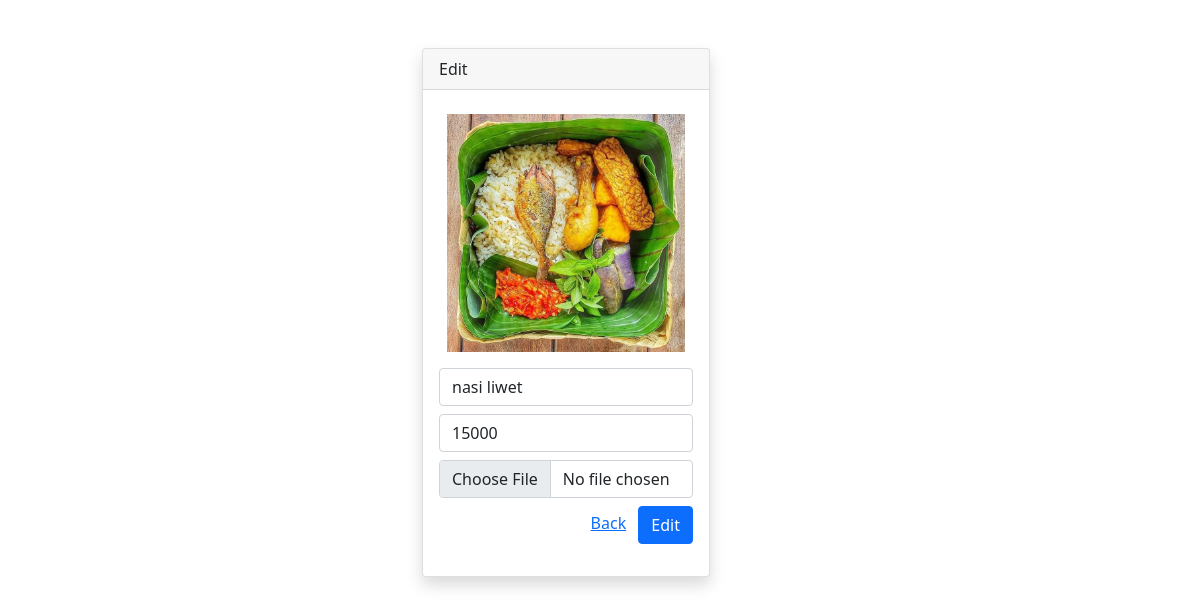
Page /menu/update.php?id=3 (signed in) on the committed database.
### tables this page shows
CREATE TABLE `tb_menu` (
  `id_menu` int(11) NOT NULL,
  `name_menu` varchar(255) NOT NULL,
  `price_menu` int(11) NOT NULL,
  `image_menu` varchar(255) NOT NULL
);

### menu/update.php (the view, shortened to what this page needs)
<?php
include "../function.php";
$id = $_GET["id"];
$data = mysqli_query($connection, "SELECT * FROM tb_menu WHERE id_menu = $id");
$menu = mysqli_fetch_assoc($data);
?>
<!DOCTYPE html>
<html lang="en">
<head>
    <link rel="stylesheet" href="../bootstrap/css/bootstrap.min.css">
</head>
<body>
    <div class="container">
        <div class="row mt-5 justify-content-center">
            <div class="col-md-4">
                <div class="card shadow" style="width: 18rem;">
                    <div class="card-header text-bold">
                        Edit
                    </div>
                    <div class="card-body">
                        <form method="post" enctype="multipart/form-data">
                            <img src="../img/<?= $menu['image_menu'] ?>" class="card-img-top p-2" alt="<?= $menu['image_menu'] ?>">
                            <div class="my-2">
                                <input type="text" name="name_menu" class="form-control" placeholder="Menu Name" value="<?= $menu["name_menu"] ?>">
                            </div>
                            <div class="mb-2">
                                <input type="number" name="price_menu" class="form-control" placeholder="Price Menu" value="<?= $menu["price_menu"] ?>">
                            </div>
                            <div class="mb-2">
                                <input type="file" name="image_name" class="form-control">
                            </div>
                            <div class="mb-3 float-end">
                                <a href="../admin/index.php" class="mx-2">Back</a>
                                <button type="submit" class="btn btn-primary" name="button">
                                    Edit
                                </button>
                            </div>
                        </form>
                    </div>
                </div>
            </div>
        </div>
    </div>
</body>
</html>

### rows in the picture
tb_menu: image_menu (picture), name_menu "nasi liwet", price_menu "15000"
